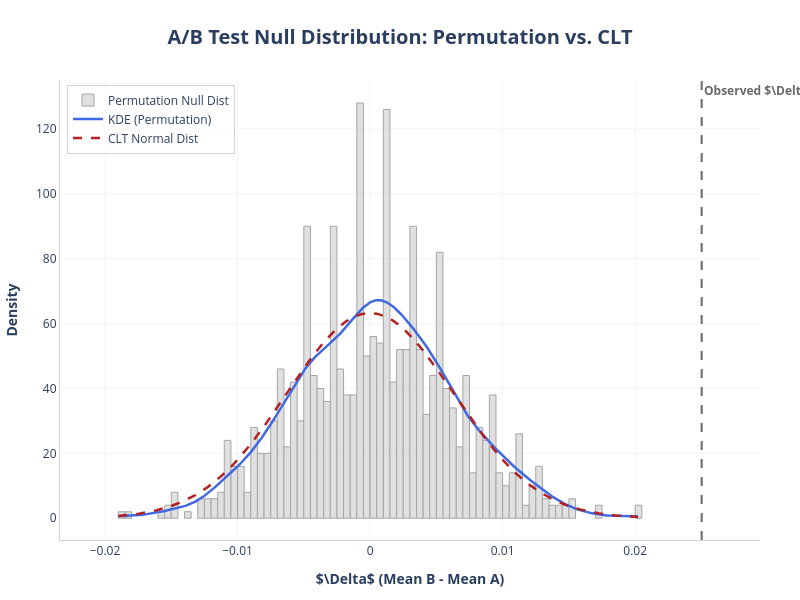

The notebook cell saved with this chart:
### Code cell
import pandas as pd
from ab_test import ABTest
import plotly.graph_objects as go

# Imports the mock data
data = pd.read_csv("../data/ab_test_data.csv")

# Extracts the conversion metrics for A and B groups
a_metrics = data[data['group'] == 'A']["converted"].values
b_metrics = data[data['group'] == 'B']["converted"].values

# Sets up A/B testing
ab_test_conversion = ABTest(a_metrics, b_metrics)

# Computes and shows the observed delta
delta_obs = ab_test_conversion.compute_delta_obs()
print(f"\nObserved difference in conversion rate (B - A): {delta_obs * 100:.2f}%")

# Computes p-value on one-sided test
p_value_conversion = ab_test_conversion.compute_p_value(alternative="greater", N=1000)
print(f"P-value (right tail): {p_value_conversion:.4f}")

# 5. Distribution plot
fig_conversion = ab_test_conversion.plot_delta_distribution(N=1000, include_clt=True, alternative="greater")
fig_conversion.show()

### Figure 1 — Plotly figure (JSON) as saved in the notebook; plotly's stock layout.template omitted (floating-point values rounded to 4 significant figures; data arrays with more than 128 entries replaced by an {"elided": "..."} marker saying what was removed)
{"data": [{"histnorm": "probability density", "marker": {"color": "lightgray", "line": {"color": "gray", "width": 1}}, "name": "Permutation Null Dist", "nbinsx": 100, "opacity": 0.7, "type": "histogram", "x": {"elided": "1000 float values"}}, {"line": {"color": "royalblue", "width": 2.5}, "mode": "lines", "name": "KDE (Permutation)", "type": "scatter", "x": {"elided": "1000 float values"}, "y": {"elided": "1000 float values"}}, {"line": {"color": "firebrick", "dash": "dash", "width": 2.5}, "mode": "lines", "name": "CLT Normal Dist", "type": "scatter", "x": {"elided": "1000 float values"}, "y": {"elided": "1000 float values"}}], "layout": {"annotations": [{"font": {"color": "dimgray", "size": 12}, "showarrow": false, "text": "<b>Observed $\\Delta$ (0.03)</b>", "x": 0.02502, "xanchor": "left", "xref": "x", "y": 1, "yanchor": "top", "yref": "y domain"}], "barmode": "overlay", "height": 600, "hovermode": "x unified", "legend": {"bgcolor": "rgba(255, 255, 255, 0.8)", "bordercolor": "lightgray", "borderwidth": 1, "x": 0.01, "xanchor": "left", "y": 0.99, "yanchor": "top"}, "margin": {"b": 60, "l": 60, "r": 40, "t": 80}, "plot_bgcolor": "white", "shapes": [{"line": {"color": "dimgray", "dash": "dash", "width": 2}, "type": "line", "x0": 0.02502, "x1": 0.02502, "xref": "x", "y0": 0, "y1": 1, "yref": "y domain"}], "title": {"font": {"size": 20}, "text": "<b>A/B Test Null Distribution: Permutation vs. CLT</b>", "x": 0.5, "xanchor": "center", "y": 0.95, "yanchor": "top"}, "width": 800, "xaxis": {"gridcolor": "whitesmoke", "linecolor": "lightgray", "linewidth": 1, "range": [-0.02339, 0.02942], "showline": true, "title": {"text": "<b>$\\Delta$ (Mean B - Mean A)</b>"}}, "yaxis": {"gridcolor": "whitesmoke", "linecolor": "lightgray", "linewidth": 1, "showline": true, "title": {"text": "<b>Density</b>"}}}}
